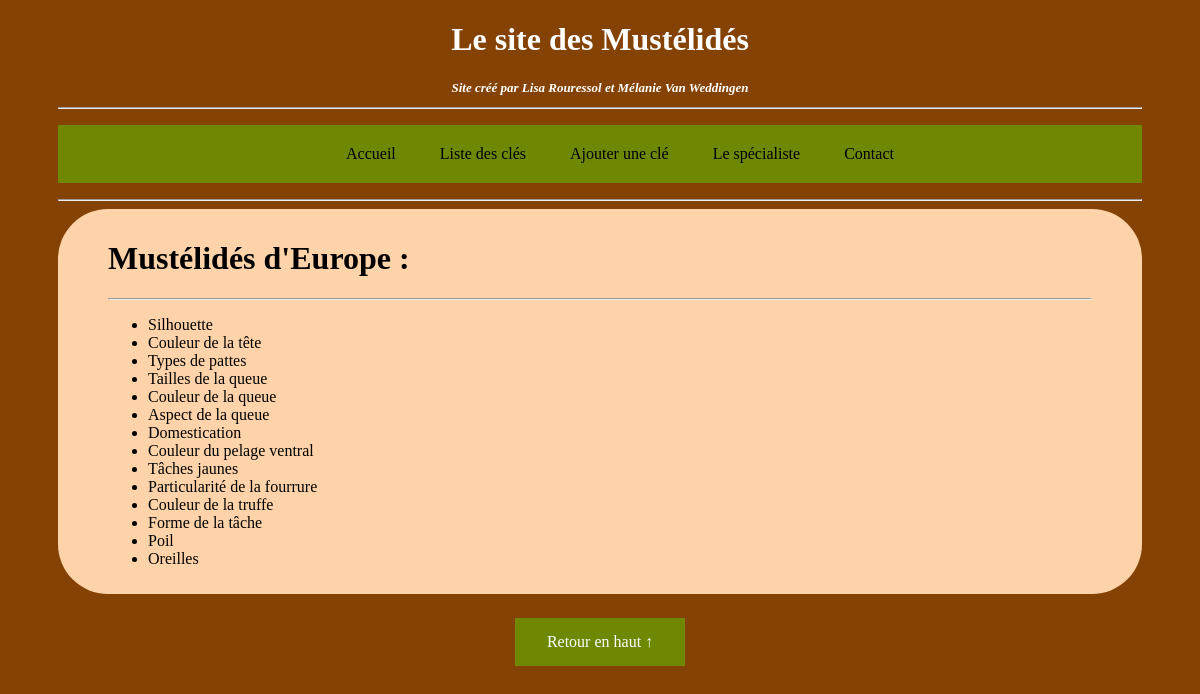
Page /ceurope on the earlier database version.
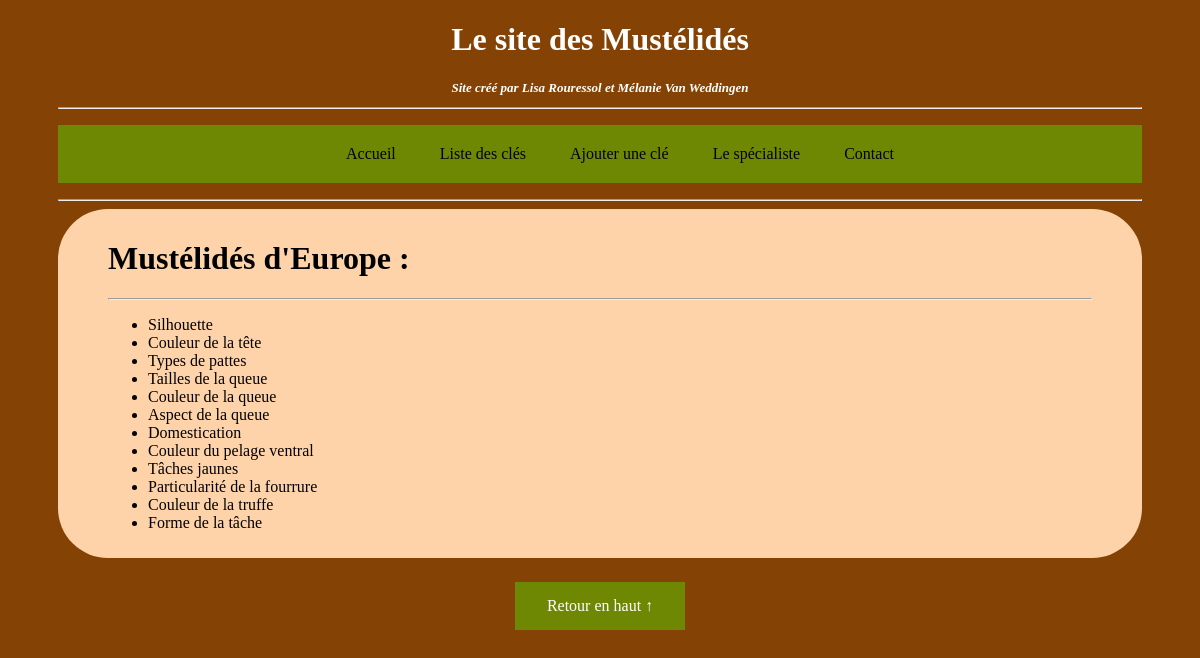
Same page on the later database version.
### cle/models.py (models this page shows, shortened)
class Caractere (models.Model):
    nom=models.CharField(max_length=100)
    class Meta:
        verbose_name='Caractere'
        ordering=['id']

### cle/views.py (the view)
# urls.py: path('ceurope', affiche_europe, name='afficheeurope'),
def affiche_europe(request):
	liste_caractere=Caractere.objects.all()
	return render (request, 'cle/page_europe.html', {'liste_caractere': liste_caractere})

### cle/template/cle/page_europe.html
{% extends "cle/pageref.html"%}
{% block contenu_page %}
<h4><font size="+3">Mustélidés d'Europe :</font></h4>
<hr>
<p>
	<ul>
	{% for ca in liste_caractere %}
	<li><a href="{% url 'afficher_caractere' ca.id%}">{{ca.nom}}</a></li>
	{% endfor%}
</ul>
</p>
{% endblock%}

### cle/template/cle/pageref.html (shortened to what this page needs)
{%load static%}
<!DOCTYPE html>
<html>
<head>
	<div id='bandeau'>
		<link rel="stylesheet" href="{% static 'css/style.css' %}">
		<h1>Le site des Mustélidés</h1>
		<h2>Site créé par {% block auteur_page%} Lisa Rouressol et Mélanie Van Weddingen{%endblock %}</h2>
		<hr>
	</div>
	<div id='navbar'>
	<ul class='nav'>
    	<li><a href="{% url 'index' %}"> Accueil </a></li>
    	<li><a href="{% url 'afficheliste' %}"> Liste des clés </a></li>
    	<li><a href="{% url 'login' %}"> Ajouter une clé </a></li>
    	<li><a href="{% url 'affichespecialiste' %}"> Le spécialiste </a></li>
    	<li><a href="{% url 'affichecontact' %}"> Contact </a></li>
    </ul>
    </div>
    <hr>
</head>
<body>
	<div id="body-div">
        {% block contenu_page%}
        {%endblock %}
	</div>
	<div id='piedpage'>
		<a href="#" class="button"> Retour en haut ↑</a>
	</div>
</body>
</html>

### cle/static/css/style.css (style rules this page uses)
a { color: black; text-decoration:none; }
h1 { text-align:center; color:#FFFFFF; }
h2 { text-align:center; font-size:small; font-style:italic; color:#FFFFFF; }
body { background-color:#844305; padding:0px 50px 0px 50px; text-align: center; }
div#body-div { background-color:#FFD3A9; padding:10px 50px 10px 50px; border-radius:50px 50px 50px 50px; text-align:justify; }
div#bandeau { background-image: url(https://static.lpnt.fr/images/2016/11/15/6221440lpw-6221745-article-jpg_3896847_660x281.jpg); border-radius:20px 20px; }
div#piedpage { padding:10px 50px 10px 50px; margin-top:10px; }
.button { background-color:#6E8804; border:none; color:white; padding:15px 32px; text-align:center; text-decoration:none; display:inline-block; font-size:16px; margin:4px 2px; cursor:pointer; }
.nav li { display:inline-block; padding:20px; margin:0px }
#navbar { background-color:#6E8804; padding:0px; margin:0px; }

Differences in the rows shown:
removed Caractere: nom "Poil"
removed Caractere: nom "Oreilles"
